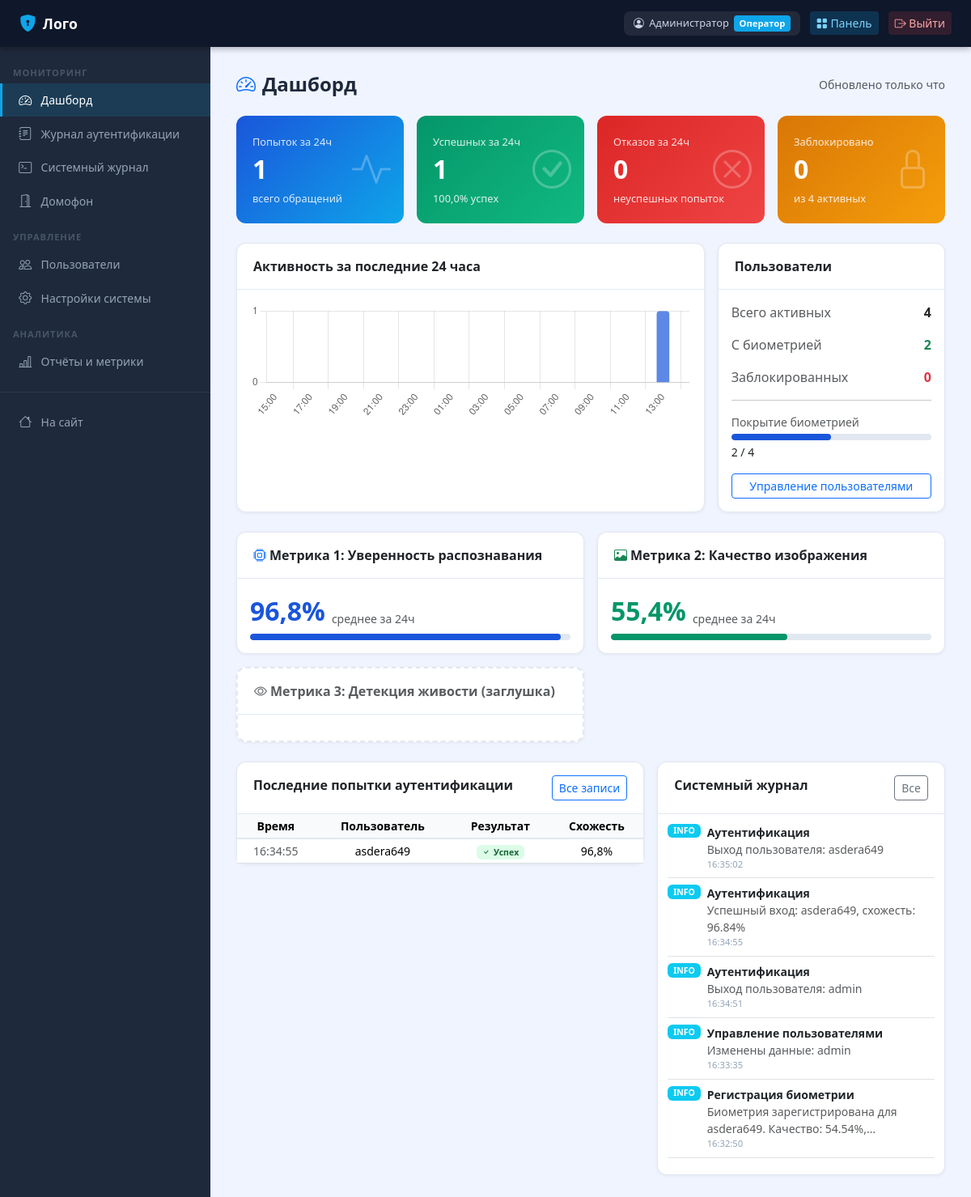
The app's page /operator/ (signed in) with its own data.
### apps/accounts/models.py (models this page shows, shortened)
class CustomUser(AbstractUser):
    patronymic = models.CharField('Отчество', max_length=150, blank=True)
    phone = models.CharField('Телефон', max_length=20, blank=True)
    is_operator = models.BooleanField('Оператор', default=False)
    is_biometric_registered = models.BooleanField('Биометрия зарегистрирована', default=False)
    failed_attempts = models.PositiveIntegerField('Неудачных попыток', default=0)
    locked_until = models.DateTimeField('Заблокирован до', null=True, blank=True)
    created_at = models.DateTimeField('Дата регистрации', auto_now_add=True)
    class Meta:
        verbose_name = 'Пользователь'
        verbose_name_plural = 'Пользователи'
    def get_full_name_ru(self):
        parts = [self.last_name, self.first_name, self.patronymic]
        return ' '.join(p for p in parts if p) or self.username

### apps/biometric/models.py (models this page shows, shortened)
class AuthenticationLog(models.Model):
    RESULT_SUCCESS = 'success'
    RESULT_FAIL_QUALITY = 'fail_quality'
    RESULT_FAIL_NO_FACE = 'fail_no_face'
    RESULT_FAIL_RECOGNITION = 'fail_recognition'
    RESULT_FAIL_LIVENESS = 'fail_liveness'
    RESULT_FAIL_LOCKED = 'fail_locked'
    RESULT_CHOICES = [
        (RESULT_SUCCESS, 'Успех'),
        (RESULT_FAIL_QUALITY, 'Низкое качество изображения'),
        (RESULT_FAIL_NO_FACE, 'Лицо не обнаружено'),
        (RESULT_FAIL_RECOGNITION, 'Лицо не распознано'),
        (RESULT_FAIL_LIVENESS, 'Проверка живости не пройдена'),
        (RESULT_FAIL_LOCKED, 'Аккаунт заблокирован'),
    ]
    user = models.ForeignKey(
        settings.AUTH_USER_MODEL, on_delete=models.SET_NULL,
        null=True, blank=True, related_name='auth_logs', verbose_name='Пользователь'
    )
    attempted_username = models.CharField('Введённый логин', max_length=150, blank=True)
    timestamp = models.DateTimeField('Время', auto_now_add=True, db_index=True)
    result = models.CharField('Результат', max_length=30, choices=RESULT_CHOICES)
    recognition_confidence = models.FloatField('Уверенность распознавания', default=0.0)
    quality_score = models.FloatField('Оценка качества', default=0.0)
    liveness_score = models.FloatField('Оценка живости (заглушка)', null=True, blank=True)
    failure_reason = models.TextField('Причина отказа', null=True, blank=True)
    ip_address = models.GenericIPAddressField('IP-адрес', null=True, blank=True)
    user_agent = models.CharField('User-Agent', max_length=500, blank=True)
    class Meta:
        verbose_name = 'Журнал аутентификации'
        verbose_name_plural = 'Журнал аутентификации'
        ordering = ['-timestamp']

class SystemLog(models.Model):
    LEVEL_INFO = 'INFO'
    LEVEL_WARNING = 'WARNING'
    LEVEL_ERROR = 'ERROR'
    LEVEL_CHOICES = [
        (LEVEL_INFO, 'Информация'),
        (LEVEL_WARNING, 'Предупреждение'),
        (LEVEL_ERROR, 'Ошибка'),
    ]
    timestamp = models.DateTimeField('Время', auto_now_add=True, db_index=True)
    level = models.CharField('Уровень', max_length=10, choices=LEVEL_CHOICES, default=LEVEL_INFO)
    component = models.CharField('Компонент', max_length=100)
    message = models.TextField('Сообщение')
    user = models.ForeignKey(
        settings.AUTH_USER_MODEL, on_delete=models.SET_NULL,
        null=True, blank=True, verbose_name='Пользователь'
    )
    extra_data = models.JSONField('Доп. данные', null=True, blank=True)
    class Meta:
        verbose_name = 'Системный лог'
        verbose_name_plural = 'Системные логи'
        ordering = ['-timestamp']

### apps/operator/views.py (the view)
    @login_required
    def wrapped(request, *args, **kwargs):
        if not request.user.is_operator and not request.user.is_superuser:
            messages.error(request, 'Доступ запрещён. Требуются права оператора.')
            return redirect('home')
        return view_func(request, *args, **kwargs)

### apps/operator/views.py (called while the page is built)
def operator_required(view_func):
    @login_required
    def wrapped(request, *args, **kwargs):
        if not request.user.is_operator and not request.user.is_superuser:
            messages.error(request, 'Доступ запрещён. Требуются права оператора.')
            return redirect('home')
        return view_func(request, *args, **kwargs)
    return wrapped

### templates/operator/dashboard.html (shortened to what this page needs)
{% extends "operator/base_operator.html" %}
{% block op_content %}
<div class="page-header">
  <h1><i class="bi bi-speedometer2 me-2 text-primary"></i>Дашборд</h1>
  <span class="text-muted small">Обновлено только что</span>
</div>
<div class="row g-3 mb-4">
  <div class="col-6 col-lg-3">
    <div class="stat-card sc-blue">
      <div class="label">Попыток за 24ч</div>
      <div class="value">{{ total_24h }}</div>
      <div class="label">всего обращений</div>
      <i class="bi bi-activity icon"></i>
    </div>
  </div>
  <div class="col-6 col-lg-3">
    <div class="stat-card sc-green">
      <div class="label">Успешных за 24ч</div>
      <div class="value">{{ success_24h }}</div>
      <div class="label">{{ success_rate }}% успех</div>
      <i class="bi bi-check-circle icon"></i>
    </div>
  </div>
  <div class="col-6 col-lg-3">
    <div class="stat-card sc-red">
      <div class="label">Отказов за 24ч</div>
      <div class="value">{{ fail_24h }}</div>
      <div class="label">неуспешных попыток</div>
      <i class="bi bi-x-circle icon"></i>
    </div>
  </div>
  <div class="col-6 col-lg-3">
    <div class="stat-card sc-orange">
      <div class="label">Заблокировано</div>
      <div class="value">{{ locked_users }}</div>
      <div class="label">из {{ total_users }} активных</div>
      <i class="bi bi-lock icon"></i>
    </div>
  </div>
</div>
<div class="row g-3 mb-4">
  <div class="col-lg-8">
    <div class="card h-100">
      <div class="card-header">Активность за последние 24 часа</div>
      <div style="padding:1rem">
        <canvas id="hourlyChart" height="80"></canvas>
      </div>
    </div>
  </div>
  <div class="col-lg-4">
    <div class="card h-100">
      <div class="card-header">Пользователи</div>
      <div style="padding:1rem">
        <div class="d-flex justify-content-between align-items-center mb-3">
          <span class="text-muted">Всего активных</span>
          <span class="fw-bold">{{ total_users }}</span>
        </div>
        <div class="d-flex justify-content-between align-items-center mb-3">
          <span class="text-muted">С биометрией</span>
          <span class="fw-bold text-success">{{ bio_users }}</span>
        </div>
        <div class="d-flex justify-content-between align-items-center mb-3">
          <span class="text-muted">Заблокированных</span>
          <span class="fw-bold text-danger">{{ locked_users }}</span>
        </div>
        <hr>
        <div class="text-muted small mb-1">Покрытие биометрией</div>
        <div class="metric-bar">
              <div class="metric-bar-fill" style="background: #1a56db; width: {% widthratio bio_users total_users 100 %}%"></div>
        </div>
        <div class="small mt-1">{% if total_users %}{{ bio_users }} / {{ total_users }}{% endif %}</div>
        <a href="{% url 'users_list' %}" class="btn btn-outline-primary btn-sm w-100 mt-3">Управление пользователями</a>
      </div>
    </div>
  </div>
</div>
<div class="row g-3 mb-4">
  <div class="col-md-6">
    <div class="card">
      <div class="card-header"><i class="bi bi-cpu me-1 text-primary"></i>Метрика 1: Уверенность распознавания</div>
      <div style="padding:1rem">
        <div class="d-flex align-items-end gap-2 mb-1">
          <div style="font-size:2rem;font-weight:800;color:#1a56db">{{ avg_recognition|floatformat:1 }}%</div>
          <div class="text-muted small mb-1">среднее за 24ч</div>
        </div>
        <div class="metric-bar">
          <div class="metric-bar-fill" style="background:#1a56db;width:{{ avg_recognition|floatformat:0 }}%"></div>
        </div>
      </div>
    </div>
  </div>
  <div class="col-md-6">
    <div class="card">
      <div class="card-header"><i class="bi bi-image me-1 text-success"></i>Метрика 2: Качество изображения</div>
      <div style="padding:1rem">
        <div class="d-flex align-items-end gap-2 mb-1">
          <div style="font-size:2rem;font-weight:800;color:#059669">{{ avg_quality|floatformat:1 }}%</div>
          <div class="text-muted small mb-1">среднее за 24ч</div>
        </div>
        <div class="metric-bar">
          <div class="metric-bar-fill" style="background:#059669;width:{{ avg_quality|floatformat:0 }}%"></div>
        </div>
      </div>
    </div>
  </div>
  <div class="col-md-6">
    <div class="card" style="border:2px dashed #e2e8f0">
      <div class="card-header text-muted"><i class="bi bi-eye me-1"></i>Метрика 3: Детекция живости (заглушка)</div>
      <div style="padding:1rem">
      </div>
    </div>
  </div>
</div>
<div class="row g-3">
  <div class="col-lg-7">
    <div class="card">
      <div class="card-header d-flex justify-content-between">
        <span>Последние попытки аутентификации</span>
        <a href="{% url 'auth_logs' %}" class="btn btn-sm btn-outline-primary">Все записи</a>
      </div>
      <div style="overflow-x:auto">
        <table class="table table-sm mb-0 text-center">
          <thead><tr><th>Время</th><th>Пользователь</th><th>Результат</th><th>Схожесть</th></tr></thead>
          <tbody>
            {% for log in recent_logs %}
            <tr>
              <td class="text-muted">{{ log.timestamp|date:"H:i:s" }}</td>
              <td>{{ log.attempted_username }}</td>
              <td>
                {% if log.result == 'success' %}
                  <span class="badge badge-success"><i class="bi bi-check me-1"></i>Успех</span>
                {% else %}
                  <span class="badge badge-danger"><i class="bi bi-x me-1"></i>{{ log.get_result_display }}</span>
                {% endif %}
              </td>
              <td>{{ log.recognition_confidence|floatformat:1 }}%</td>
            </tr>
            {% empty %}<tr><td colspan="4" class="text-center text-muted py-3">Нет данных</td></tr>{% endfor %}
          </tbody>
        </table>
      </div>
    </div>
  </div>
  <div class="col-lg-5">
    <div class="card">
      <div class="card-header d-flex justify-content-between">
        <span>Системный журнал</span>
        <a href="{% url 'system_logs' %}" class="btn btn-sm btn-outline-secondary">Все</a>
      </div>
      <div style="padding:.75rem">
        {% for log in recent_system_logs %}
        <div class="d-flex gap-2 mb-2 pb-2 border-bottom small">
          <span class="badge {% if log.level == 'ERROR' %}bg-danger{% elif log.level == 'WARNING' %}bg-warning text-dark{% else %}bg-info{% endif %}" style="height:fit-content">{{ log.level }}</span>
          <div>
            <div class="fw-semibold">{{ log.component }}</div>
            <div class="text-muted">{{ log.message|truncatechars:60 }}</div>
            <div style="font-size:.7rem;color:#94a3b8">{{ log.timestamp|date:"H:i:s" }}</div>
          </div>
        </div>
        {% empty %}<div class="text-center text-muted py-3 small">Нет записей</div>{% endfor %}
      </div>
    </div>
  </div>
</div>
{% endblock %}
{% block extra_js %}
<script>
const hourlyData = {{ hourly_data|safe }};
new Chart(document.getElementById('hourlyChart'), {
  type: 'bar',
  data: {
    labels: hourlyData.map(d => d.hour),
    datasets: [{
      label: 'Попыток',
      data: hourlyData.map(d => d.count),
      backgroundColor: 'rgba(26,86,219,.7)',
      borderRadius: 4,
    }]
  },
  options: {
    responsive: true,
    plugins: { legend: { display: false } },
    scales: { y: { beginAtZero: true, ticks: { stepSize: 1 } } }
  }
});
</script>
{% endblock %}

### templates/base.html (shortened to what this page needs)
<!DOCTYPE html>
<html lang="ru">
<head>
{% load static %}
<link href="https://cdnjs.cloudflare.com/ajax/libs/bootstrap/5.3.2/css/bootstrap.min.css" rel="stylesheet">
<link href="https://cdnjs.cloudflare.com/ajax/libs/bootstrap-icons/1.11.3/font/bootstrap-icons.min.css" rel="stylesheet">
</head>
<body>
{% block topbar %}
<nav class="topbar">
  <a href="{% url 'home' %}" class="brand"><i class="bi bi-shield-lock-fill"></i>Лого</a>
  <div class="ms-auto">
    {% if user.is_authenticated %}
      <div class="user-badge">
        <i class="bi bi-person-circle"></i>
        {{ user.get_full_name_ru }}
        {% if user.is_operator or user.is_superuser %}<span class="role">Оператор</span>{% endif %}
      </div>
      {% if user.is_operator or user.is_superuser %}
        <a href="{% url 'operator_dashboard' %}" class="btn btn-sm" style="background:rgba(14,165,233,.2);color:#7dd3fc;border:none;">
          <i class="bi bi-grid-fill"></i> Панель
        </a>
      {% endif %}
      <a href="{% url 'logout' %}" class="btn btn-sm" style="background:rgba(239,68,68,.15);color:#fca5a5;border:none;">
        <i class="bi bi-box-arrow-right"></i> Выйти
      </a>
    {% endif %}
  </div>
</nav>
{% endblock %}
{% block layout %}
<div class="main-wrap {% block sidebar_class %}no-sidebar{% endblock %}">
  {% block sidebar %}{% endblock %}
  <div class="page-content">
    {% block content %}{% endblock %}
  </div>
</div>
{% endblock %}
{% block extra_js %}{% endblock %}
</body>
</html>

### templates/base.html (style rules this page uses)
:root { --primary: #1a56db; --primary-dark: #1341b2; --accent: #0ea5e9; --success: #059669; --danger: #dc2626; --warning: #d97706; --bg: #f0f4ff; --card-bg: #ffffff; --text: #1e293b; --muted: #64748b; --border: #e2e8f0; --sidebar-w: 260px; }
body { background: var(--bg); color: var(--text); font-family: 'Segoe UI', system-ui, sans-serif; min-height: 100vh; }
.topbar { background: #0f172a; color: #f1f5f9; height: 58px; position: fixed; top: 0; left: 0; right: 0; z-index: 1000; display: flex; align-items: center; padding: 0 1.5rem; gap: 1rem; box-shadow: 0 2px 8px rgba(0,0,0,.3); }
.topbar .brand { font-weight: 700; font-size: 1.1rem; color: #fff; text-decoration: none; display: flex; align-items: center; gap: .5rem; }
.topbar .brand i { color: var(--accent); font-size: 1.3rem; }
.topbar .ms-auto { margin-left: auto !important; display: flex; align-items: center; gap: .75rem; }
.topbar .user-badge { background: rgba(255,255,255,.08); border-radius: 8px; padding: .3rem .75rem; font-size: .8rem; color: #cbd5e1; display: flex; align-items: center; gap: .4rem; }
.topbar .user-badge .role { background: var(--accent); color: #fff; border-radius: 4px; padding: .1rem .4rem; font-size: .7rem; font-weight: 600; }
.main-wrap { margin-left: var(--sidebar-w); padding-top: 58px; min-height: 100vh; }
.page-content { padding: 2rem; }
.card { border: 1px solid var(--border); border-radius: 12px; box-shadow: 0 1px 4px rgba(0,0,0,.06); }
.card-header { background: transparent; border-bottom: 1px solid var(--border); font-weight: 600; padding: 1rem 1.25rem; }
.stat-card { border-radius: 12px; padding: 1.25rem; color: #fff; position: relative; overflow: hidden; }
.stat-card .icon { position: absolute; right: 1rem; top: 50%; transform: translateY(-50%); opacity: .25; font-size: 3rem; }
.stat-card .value { font-size: 2rem; font-weight: 700; }
.stat-card .label { font-size: .8rem; opacity: .85; margin-top: .2rem; }
.sc-blue { background: linear-gradient(135deg, #1a56db, #0ea5e9); }
.sc-green { background: linear-gradient(135deg, #059669, #10b981); }
.sc-red { background: linear-gradient(135deg, #dc2626, #ef4444); }
.sc-orange { background: linear-gradient(135deg, #d97706, #f59e0b); }
.badge-success { background: #dcfce7; color: #166534; }
.metric-bar { height: 8px; border-radius: 4px; background: #e2e8f0; overflow: hidden; }
.metric-bar-fill { height: 100%; border-radius: 4px; transition: width .4s; }
.table { font-size: .875rem; }
.table thead th { background: #f8fafc; font-weight: 600; border-bottom: 2px solid var(--border); }
.page-header { display: flex; align-items: center; justify-content: space-between; margin-bottom: 1.5rem; }
.page-header h1 { font-size: 1.5rem; font-weight: 700; margin: 0; }

### records on screen
CustomUser: get_full_name_ru "Администратор"
AuthenticationLog: timestamp "16:34:55", attempted_username "asdera649", result "success" (drawn), recognition_confidence "96,8"
SystemLog: level "INFO", component "Аутентификация", message "Выход пользователя: asdera649", timestamp "16:35:02"
SystemLog: level "INFO", component "Аутентификация", message "Успешный вход: asdera649, схожесть: 96.84%", timestamp "16:34:55"
SystemLog: level "INFO", component "Аутентификация", message "Выход пользователя: admin", timestamp "16:34:51"
SystemLog: level "INFO", component "Управление пользователями", message "Изменены данные: admin", timestamp "16:33:35"
SystemLog: level "INFO", component "Регистрация биометрии", message "Биометрия зарегистрирована для asdera649. Качество: 54.54%,…", timestamp "16:32:50"

### other values on screen
{{ total_24h }} "1"
{{ success_24h }} "1"
{{ success_rate }} "100,0"
{{ fail_24h }} "0"
{{ locked_users }} "0"
{{ total_users }} "4"
{{ bio_users }} "2"
{{ avg_recognition|floatformat:1 }} "96,8"
{{ avg_quality|floatformat:1 }} "55,4"
